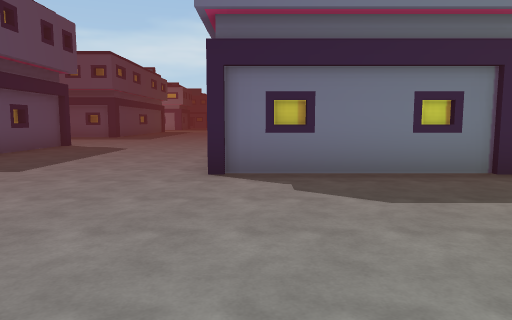
[1] (above)

24 first-person views from a walk through a Unity game level. The camera is 1.4 m above the floor, tilts 6° down and sees 70° across. The floor is counted in squares, 2 m on a side. Each view is taken from the middle of a square. On the plan, view 1 faces up. The plan holds only what a view shows up to about 11 squares ahead; the rest is blank. The place goes on beyond the plan. The player character is not drawn.

[2]
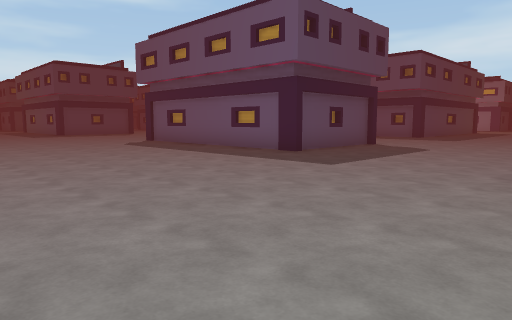

[3]
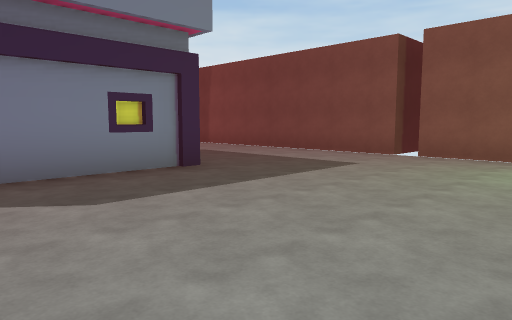

[4]
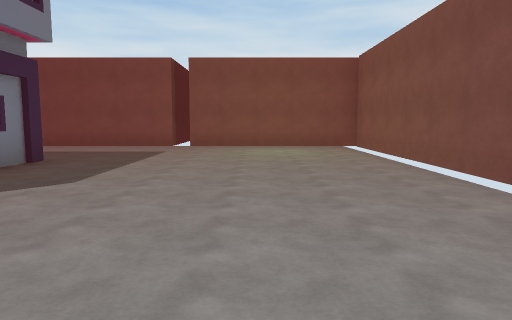

[5]
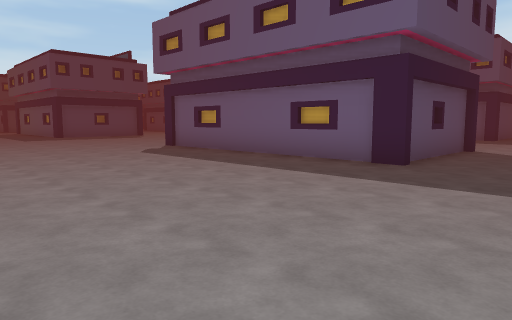

[6]
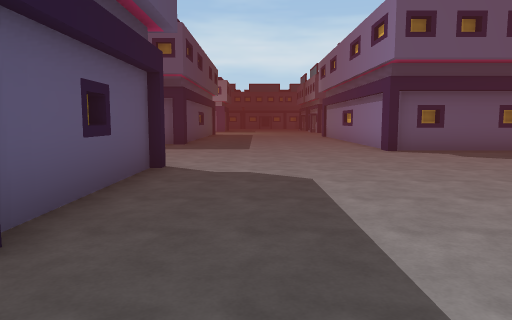

[7]
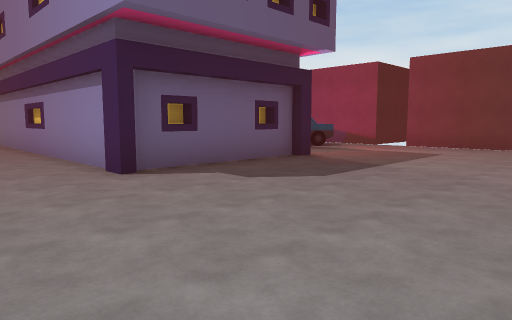

[8]
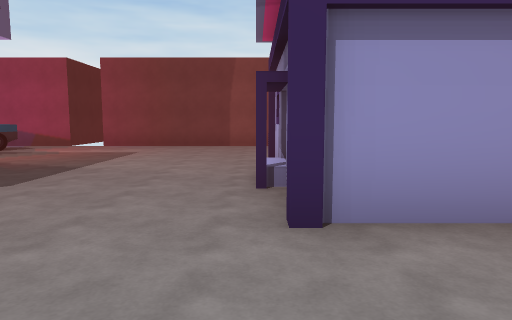

[9]
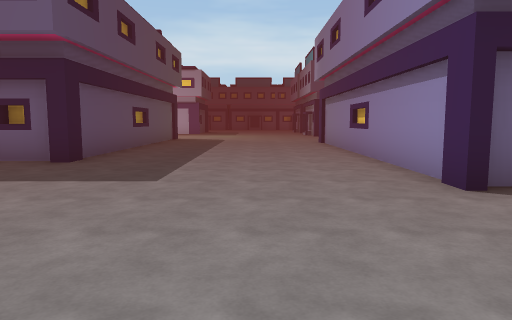

[10]
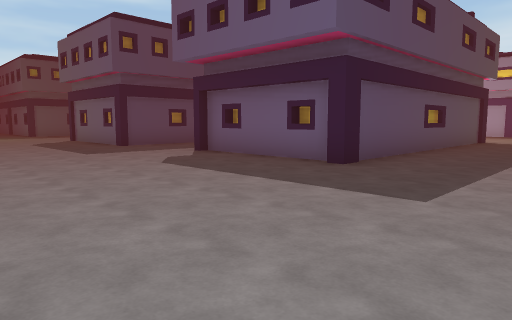

[11]
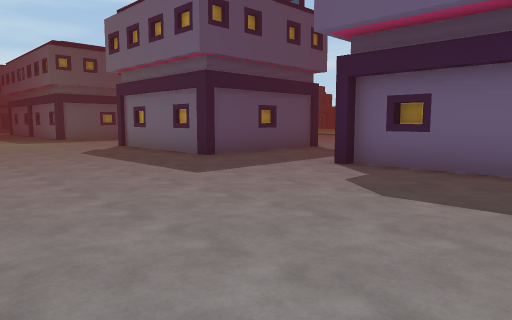

[12]
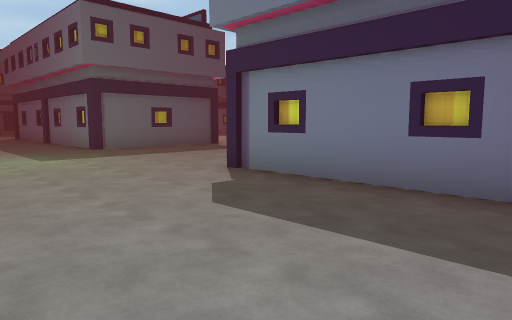

[13]
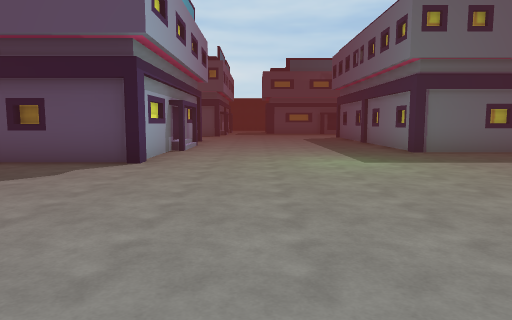

[14]
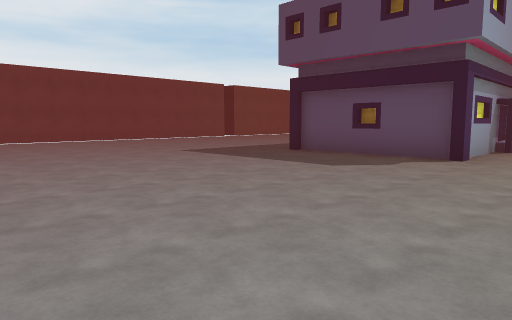

[15]
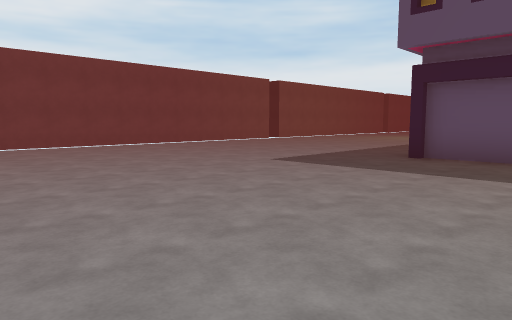

[16]
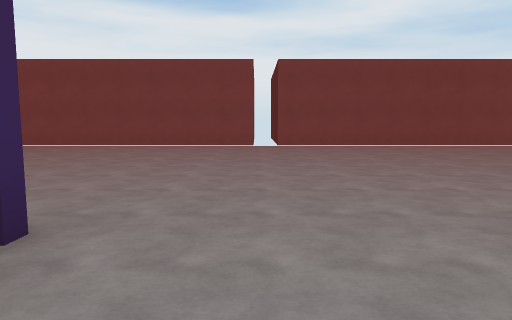

[17]
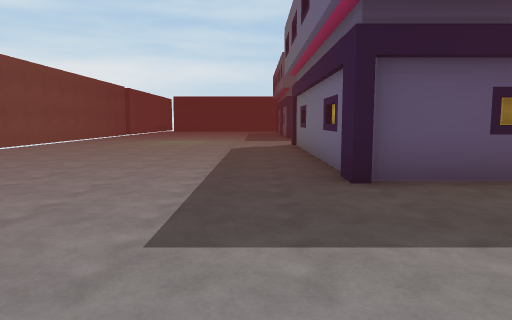

[18]
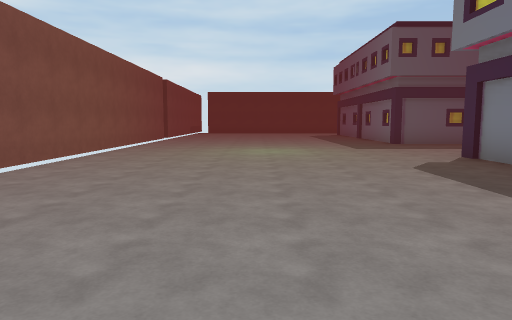

[19]
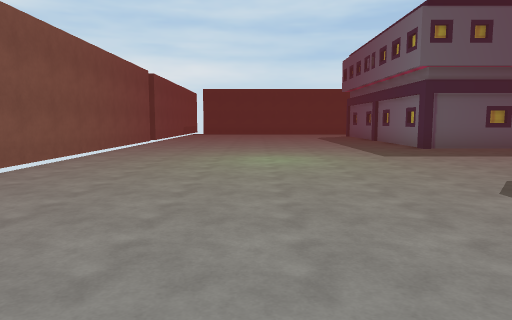

[20]
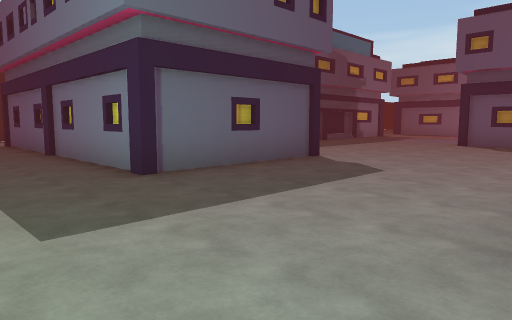

[21]
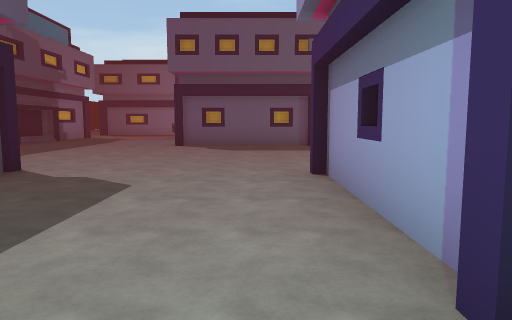

[22]
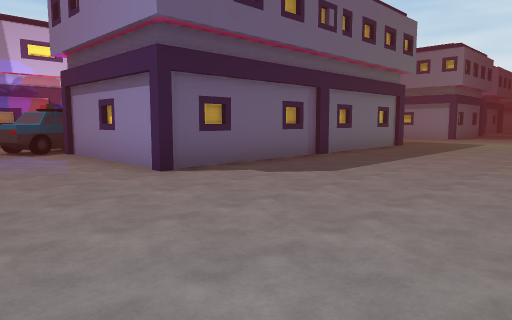

[23]
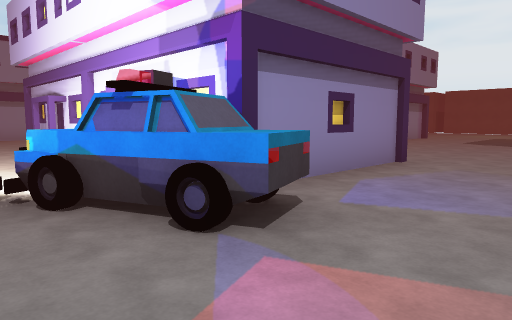

[24]
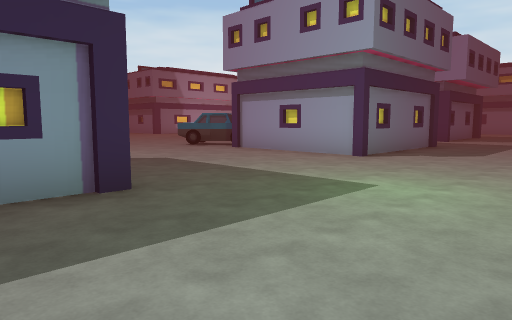

### Floor plan
Key: @ floor where view 1 was taken; # wall or solid block; . floor; / step, stairs or slope; H house; O other object.
Columns run from 33 left of view 1 to 8 right of it. Each row starts with its distance up from view 1.
 22 ....O         ..O         H..    H
 21 ...O.....    ..OO         H......H
 20 ..OO    ........HH        H......H
 19 ...HHHHHHHH.....H  H..    H......H
 18  ..H      H.....H  H...   H......H
 17  ..H      H.....H  H...HHHH......H    O
 16 ...HHHHHHHH.....HHHH.............H    OO.#
 15 .................................H    .O.#
 14 .................................HHHH....#
 13 .........................................#
 12 .........................................#
 11 ....... .............     ...............#
 10  H....H H/HHHH.......      H.............#
  9  H....H     H........      H......HH.....#
  8  H....H     H........      H.....H  H  ..#
  7 HH....HHHHHHH........HHHHHHH.....H    ...#
  6 ......H.....HH...................H   ....#
  5 .................................HHHH....#
  4 .........................................#
  3 .........................................#
  2 .........................................#
  1 .........................................#
  0 ..........................    ...@.......#
 -1 ..........  ..............      .........#
 -2 ########   ################       ########

Where each view was taken, in squares from view 1:
view 1: 0 up, 0 right, facing up
view 2: 0 up, 0 right, facing up-left
view 3: 0 up, 0 right, facing up-right
view 4: 1 up, 3 left, facing right
view 5: 1 up, 3 left, facing up-left
view 6: 5 up, 4 left, facing up
view 7: 9 up, 3 left, facing up-right
view 8: 9 up, 3 left, facing right
view 9: 10 up, 3 left, facing up
view 10: 11 up, 3 left, facing up-left
view 11: 11 up, 7 left, facing up-left
view 12: 12 up, 13 left, facing up-left
view 13: 12 up, 14 left, facing left
view 14: 12 up, 13 left, facing down-left
view 15: 9 up, 13 left, facing down-left
view 16: 9 up, 14 left, facing down
view 17: 5 up, 16 left, facing left
view 18: 2 up, 20 left, facing left
view 19: 2 up, 22 left, facing left
view 20: 4 up, 27 left, facing up-left
view 21: 5 up, 28 left, facing up
view 22: 11 up, 33 left, facing up-right
view 23: 22 up, 33 left, facing down-right
view 24: 12 up, 24 left, facing up-right
